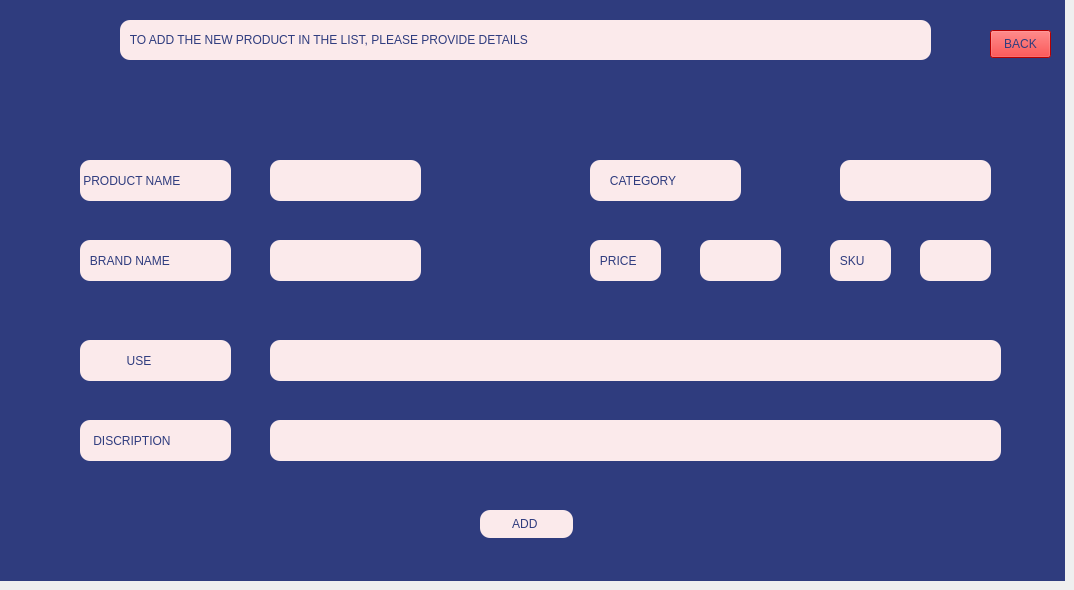
    <widget class="QWidget" name="TAB_3">
     <attribute name="title">
      <string>Page</string>
     </attribute>
     <widget class="QLabel" name="BACKGROUND_3">
      <property name="geometry">
       <rect>
        <x>0</x>
        <y>0</y>
        <width>1065</width>
        <height>581</height>
       </rect>
      </property>
      <property name="styleSheet">
       <string notr="true">background-color: rgb(47, 60, 126);</string>
      </property>
      <property name="text">
       <string/>
      </property>
      <property name="scaledContents">
       <bool>true</bool>
      </property>
      <property name="wordWrap">
       <bool>false</bool>
      </property>
     </widget>
     <widget class="QLabel" name="label_14">
      <property name="geometry">
       <rect>
        <x>120</x>
        <y>20</y>
        <width>811</width>
        <height>40</height>
       </rect>
      </property>
      <property name="styleSheet">
       <string notr="true">background-color: rgb(251, 234, 235);
color: rgb(47, 60, 126);
font: 75 14pt &quot;Palatino Linotype&quot;;
border-radius:10;</string>
      </property>
      <property name="text">
       <string>   TO ADD THE NEW PRODUCT IN THE LIST, PLEASE PROVIDE DETAILS</string>
      </property>
     </widget>
     <widget class="QLabel" name="label_15">
      <property name="geometry">
       <rect>
        <x>80</x>
        <y>160</y>
        <width>151</width>
        <height>41</height>
       </rect>
      </property>
      <property name="styleSheet">
       <string notr="true">background-color: rgb(251, 234, 235);
color: rgb(47, 60, 126);
font: 75 10pt &quot;Palatino Linotype&quot;;
border-radius:10;</string>
      </property>
      <property name="text">
       <string> PRODUCT NAME</string>
      </property>
     </widget>
     <widget class="QLabel" name="label_17">
      <property name="geometry">
       <rect>
        <x>80</x>
        <y>240</y>
        <width>151</width>
        <height>41</height>
       </rect>
      </property>
      <property name="styleSheet">
       <string notr="true">background-color: rgb(251, 234, 235);
color: rgb(47, 60, 126);
font: 75 10pt &quot;Palatino Linotype&quot;;
border-radius:10;</string>
      </property>
      <property name="text">
       <string>   BRAND NAME</string>
      </property>
     </widget>
     <widget class="QLabel" name="label_19">
      <property name="geometry">
       <rect>
        <x>590</x>
        <y>160</y>
        <width>151</width>
        <height>41</height>
       </rect>
      </property>
      <property name="styleSheet">
       <string notr="true">background-color: rgb(251, 234, 235);
color: rgb(47, 60, 126);
font: 75 10pt &quot;Palatino Linotype&quot;;
border-radius:10;</string>
      </property>
      <property name="text">
       <string>      CATEGORY</string>
      </property>
     </widget>
     <widget class="QLabel" name="label_20">
      <property name="geometry">
       <rect>
        <x>590</x>
        <y>240</y>
        <width>71</width>
        <height>41</height>
       </rect>
      </property>
      <property name="styleSheet">
       <string notr="true">background-color: rgb(251, 234, 235);
color: rgb(47, 60, 126);
font: 75 10pt &quot;Palatino Linotype&quot;;
border-radius:10;</string>
      </property>
      <property name="text">
       <string>   PRICE</string>
      </property>
     </widget>
     <widget class="QLabel" name="label_23">
      <property name="geometry">
       <rect>
        <x>830</x>
        <y>240</y>
        <width>61</width>
        <height>41</height>
       </rect>
      </property>
      <property name="styleSheet">
       <string notr="true">background-color: rgb(251, 234, 235);
color: rgb(47, 60, 126);
font: 75 10pt &quot;Palatino Linotype&quot;;
border-radius:10;</string>
      </property>
      <property name="text">
       <string>   SKU</string>
      </property>
     </widget>
     <widget class="QLabel" name="label_24">
      <property name="geometry">
       <rect>
        <x>80</x>
        <y>340</y>
        <width>151</width>
        <height>41</height>
       </rect>
      </property>
      <property name="styleSheet">
       <string notr="true">background-color: rgb(251, 234, 235);
color: rgb(47, 60, 126);
font: 75 10pt &quot;Palatino Linotype&quot;;
border-radius:10;</string>
      </property>
      <property name="text">
       <string>              USE</string>
      </property>
     </widget>
     <widget class="QLabel" name="label_26">
      <property name="geometry">
       <rect>
        <x>80</x>
        <y>420</y>
        <width>151</width>
        <height>41</height>
       </rect>
      </property>
      <property name="styleSheet">
       <string notr="true">background-color: rgb(251, 234, 235);
color: rgb(47, 60, 126);
font: 75 10pt &quot;Palatino Linotype&quot;;
border-radius:10;</string>
      </property>
      <property name="text">
       <string>    DISCRIPTION</string>
      </property>
     </widget>
     <widget class="QPushButton" name="ADD">
      <property name="geometry">
       <rect>
        <x>480</x>
        <y>510</y>
        <width>93</width>
        <height>28</height>
       </rect>
      </property>
      <property name="styleSheet">
       <string notr="true">background-color: rgb(251, 234, 235);
color: rgb(47, 60, 126);
font: 75 10pt &quot;Palatino Linotype&quot;;
border-radius:10;</string>
      </property>
      <property name="text">
       <string>ADD </string>
      </property>
     </widget>
     <widget class="QLabel" name="ADD_INFO">
      <property name="geometry">
       <rect>
        <x>370</x>
        <y>80</y>
        <width>301</width>
        <height>41</height>
       </rect>
      </property>
      <property name="styleSheet">
       <string notr="true">background-color: rgb(47, 60, 126);
color: rgb(255, 170, 0);
font: 75 10pt &quot;Palatino Linotype&quot;;
border-radius:10;
padding-right:15;</string>
      </property>
      <property name="text">
       <string/>
      </property>
     </widget>
     <widget class="QPushButton" name="BACK_1">
      <property name="geometry">
       <rect>
        <x>990</x>
        <y>30</y>
        <width>61</width>
        <height>28</height>
       </rect>
      </property>
      <property name="styleSheet">
       <string notr="true">background-color: rgb(255, 0, 0);
color: rgb(47, 60, 126);
font: 75 10pt &quot;Palatino Linotype&quot;;
</string>
      </property>
      <property name="text">
       <string>BACK</string>
      </property>
     </widget>
     <widget class="QLineEdit" name="PRODUCT_NAME">
      <property name="geometry">
       <rect>
        <x>270</x>
        <y>160</y>
        <width>151</width>
        <height>41</height>
       </rect>
      </property>
      <property name="cursor">
       <cursorShape>IBeamCursor</cursorShape>
      </property>
      <property name="styleSheet">
       <string notr="true">background-color: rgb(251, 234, 235);
color: rgb(47, 60, 126);
font: 75 12pt &quot;Palatino Linotype&quot;;
border-radius:10;</string>
      </property>
      <property name="inputMethodHints">
       <set>Qt::ImhNone</set>
      </property>
      <property name="text">
       <string/>
      </property>
      <property name="echoMode">
       <enum>QLineEdit::Normal</enum>
      </property>
     </widget>
     <widget class="QLineEdit" name="BRAND_NAME">
      <property name="geometry">
       <rect>
        <x>270</x>
        <y>240</y>
        <width>151</width>
        <height>41</height>
       </rect>
      </property>
      <property name="cursor">
       <cursorShape>IBeamCursor</cursorShape>
      </property>
      <property name="styleSheet">
       <string notr="true">background-color: rgb(251, 234, 235);
color: rgb(47, 60, 126);
font: 75 12pt &quot;Palatino Linotype&quot;;
border-radius:10;</string>
      </property>
      <property name="inputMethodHints">
       <set>Qt::ImhNone</set>
      </property>
      <property name="echoMode">
       <enum>QLineEdit::Normal</enum>
      </property>
     </widget>
     <widget class="QLineEdit" name="PRODUCT_SKU">
      <property name="geometry">
       <rect>
        <x>920</x>
        <y>240</y>
        <width>71</width>
        <height>41</height>
       </rect>
      </property>
      <property name="cursor">
       <cursorShape>IBeamCursor</cursorShape>
      </property>
      <property name="styleSheet">
       <string notr="true">background-color: rgb(251, 234, 235);
color: rgb(47, 60, 126);
font: 75 12pt &quot;Palatino Linotype&quot;;
border-radius:10;</string>
      </property>
      <property name="inputMethodHints">
       <set>Qt::ImhNone</set>
      </property>
      <property name="echoMode">
       <enum>QLineEdit::Normal</enum>
      </property>
     </widget>
     <widget class="QLineEdit" name="PRODUCT_PRICE">
      <property name="geometry">
       <rect>
        <x>700</x>
        <y>240</y>
        <width>81</width>
        <height>41</height>
       </rect>
      </property>
      <property name="cursor">
       <cursorShape>IBeamCursor</cursorShape>
      </property>
      <property name="styleSheet">
       <string notr="true">background-color: rgb(251, 234, 235);
color: rgb(47, 60, 126);
font: 75 12pt &quot;Palatino Linotype&quot;;
border-radius:10;</string>
      </property>
      <property name="inputMethodHints">
       <set>Qt::ImhNone</set>
      </property>
      <property name="echoMode">
       <enum>QLineEdit::Normal</enum>
      </property>
     </widget>
     <widget class="QLineEdit" name="PRODUCT_USE">
      <property name="geometry">
       <rect>
        <x>270</x>
        <y>340</y>
        <width>731</width>
        <height>41</height>
       </rect>
      </property>
      <property name="cursor">
       <cursorShape>IBeamCursor</cursorShape>
      </property>
      <property name="styleSheet">
       <string notr="true">background-color: rgb(251, 234, 235);
color: rgb(47, 60, 126);
font: 75 12pt &quot;Palatino Linotype&quot;;
border-radius:10;</string>
      </property>
      <property name="inputMethodHints">
       <set>Qt::ImhNone</set>
      </property>
      <property name="echoMode">
       <enum>QLineEdit::Normal</enum>
      </property>
     </widget>
     <widget class="QLineEdit" name="PRODUCT_DESCRIPTION">
      <property name="geometry">
       <rect>
        <x>270</x>
        <y>420</y>
        <width>731</width>
        <height>41</height>
       </rect>
      </property>
      <property name="cursor">
       <cursorShape>IBeamCursor</cursorShape>
      </property>
      <property name="styleSheet">
       <string notr="true">background-color: rgb(251, 234, 235);
color: rgb(47, 60, 126);
font: 75 12pt &quot;Palatino Linotype&quot;;
border-radius:10;</string>
      </property>
      <property name="inputMethodHints">
       <set>Qt::ImhNone</set>
      </property>
      <property name="echoMode">
       <enum>QLineEdit::Normal</enum>
      </property>
     </widget>
     <widget class="QLineEdit" name="PRODUCT_CATEGORY">
      <property name="geometry">
       <rect>
        <x>840</x>
        <y>160</y>
        <width>151</width>
        <height>41</height>
       </rect>
      </property>
      <property name="cursor">
       <cursorShape>IBeamCursor</cursorShape>
      </property>
      <property name="styleSheet">
       <string notr="true">background-color: rgb(251, 234, 235);
color: rgb(47, 60, 126);
font: 75 12pt &quot;Palatino Linotype&quot;;
border-radius:10;</string>
      </property>
      <property name="inputMethodHints">
       <set>Qt::ImhNone</set>
      </property>
      <property name="echoMode">
       <enum>QLineEdit::Normal</enum>
      </property>
     </widget>
    </widget>
